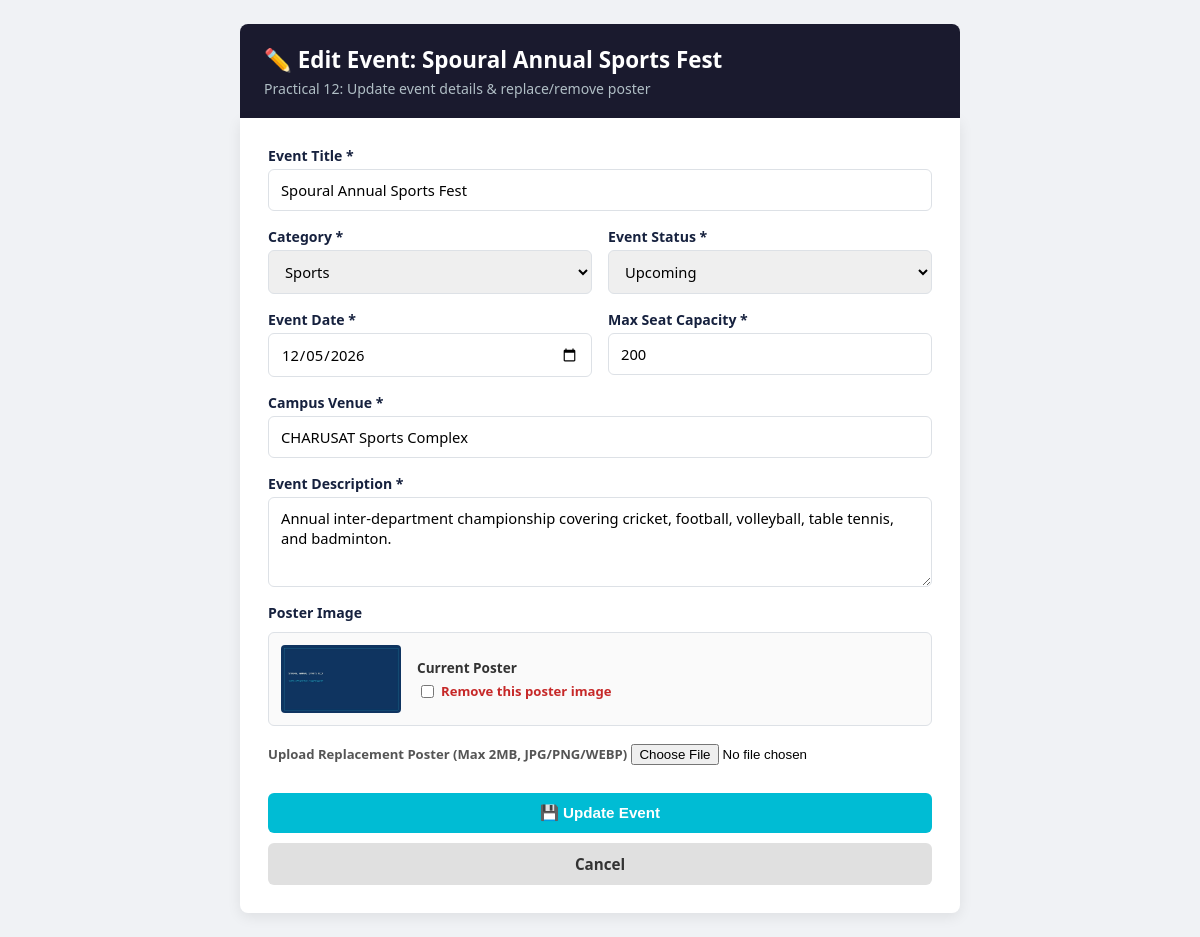
/edit_event.php?id=3, run on the app's committed database.
### tables this page shows
CREATE TABLE IF NOT EXISTS `events` (
  `id` INT AUTO_INCREMENT PRIMARY KEY,
  `title` VARCHAR(150) NOT NULL,
  `category` VARCHAR(50) NOT NULL,
  `description` TEXT NOT NULL,
  `event_date` DATE NOT NULL,
  `venue` VARCHAR(100) NOT NULL,
  `max_participants` INT UNSIGNED NOT NULL DEFAULT 100,
  `poster_url` VARCHAR(255) DEFAULT NULL,
  `status` ENUM('upcoming', 'completed', 'cancelled') NOT NULL DEFAULT 'upcoming',
  `created_at` TIMESTAMP DEFAULT CURRENT_TIMESTAMP,
  INDEX `idx_event_date` (`event_date`),
  INDEX `idx_category` (`category`),
  INDEX `idx_status` (`status`)
);

### edit_event.php (the view, shortened to what this page needs)
<?php
$id = (int)($_GET['id'] ?? $_POST['id'] ?? 0);
$event = null;
try {
    $pdo = getDBConnection();
    $stmt = $pdo->prepare("SELECT * FROM events WHERE id = ? LIMIT 1");
    $stmt->execute([$id]);
    $event = $stmt->fetch();
} catch (Exception $e) {
    $_SESSION['flash_error'] = "Database error: " . $e->getMessage();
    header('Location: index.php');
    exit;
}
?>
<!DOCTYPE html>
<html lang="en">
<head>
</head>
<body>
    <div class="container">
        <header>
            <h1>✏️ Edit Event: <?= htmlspecialchars($event['title']) ?></h1>
            <p>Practical 12: Update event details & replace/remove poster</p>
        </header>
        <div class="card" style="border-radius: 0 0 var(--radius) var(--radius);">
            <form method="POST" action="edit_event.php?id=<?= $id ?>" enctype="multipart/form-data" novalidate>
                <div class="form-grid">
                    <div class="form-group full-width">
                        <label for="title">Event Title *</label>
                        <input type="text" id="title" name="title" value="<?= htmlspecialchars($event['title']) ?>" required>
                    </div>
                    <div class="form-group">
                        <label for="category">Category *</label>
                        <select id="category" name="category" required>
                            <option value="Sports" <?= $event['category'] === 'Sports' ? 'selected' : '' ?>>Sports</option>
                        </select>
                    </div>
                    <div class="form-group">
                        <label for="status">Event Status *</label>
                        <select id="status" name="status" required>
                            <option value="upcoming" <?= $event['status'] === 'upcoming' ? 'selected' : '' ?>>Upcoming</option>
                        </select>
                    </div>
                    <div class="form-group">
                        <label for="event_date">Event Date *</label>
                        <input type="date" id="event_date" name="event_date" value="<?= htmlspecialchars($event['event_date']) ?>" required>
                    </div>
                    <div class="form-group">
                        <label for="max_participants">Max Seat Capacity *</label>
                        <input type="number" id="max_participants" name="max_participants" min="1" max="5000"
                               value="<?= htmlspecialchars((string)$event['max_participants']) ?>" required>
                    </div>
                    <div class="form-group full-width">
                        <label for="venue">Campus Venue *</label>
                        <input type="text" id="venue" name="venue" value="<?= htmlspecialchars($event['venue']) ?>" required>
                    </div>
                    <div class="form-group full-width">
                        <label for="description">Event Description *</label>
                        <textarea id="description" name="description" required><?= htmlspecialchars($event['description']) ?></textarea>
                    </div>
                    <div class="form-group full-width">
                        <label>Poster Image</label>
                        <?php if (!empty($event['poster_url']) && file_exists(__DIR__ . '/' . $event['poster_url'])): ?>
                            <div class="preview-box">
                                <img src="<?= htmlspecialchars($event['poster_url']) ?>" alt="Current Poster" class="preview-img">
                                <div>
                                    <span style="font-size:0.85rem; font-weight:600; color:#333;">Current Poster</span><br>
                                    <label style="font-size:0.82rem; color:var(--color-danger); cursor:pointer; display:inline-flex; align-items:center; gap:4px; margin-top:4px;">
                                        <input type="checkbox" name="remove_poster" value="1">
                                        Remove this poster image
                                    </label>
                                </div>
                            </div>
                        <?php endif; ?>
                        <div style="margin-top: 10px;">
                            <label for="poster" style="font-size:0.82rem; color:#555;">Upload Replacement Poster (Max 2MB, JPG/PNG/WEBP)</label>
                            <input type="file" id="poster" name="poster" accept=".jpg,.jpeg,.png,.webp" style="margin-top:4px;">
                        </div>
                    </div>
                    <div class="form-group full-width btn-group">
                        <button type="submit" class="btn btn-save">💾 Update Event</button>
                        <a href="index.php" class="btn btn-cancel">Cancel</a>
                    </div>
                </div>
            </form>
        </div>
    </div>
</body>
</html>

### edit_event.php (style rules this page uses)
:root { --color-primary: #1a1a2e; --color-primary-lt: #16213e; --color-accent: #00bcd4; --color-accent-dark: #0097a7; --color-bg: #f0f2f5; --color-card: #ffffff; --color-danger: #c62828; --color-danger-bg: #ffcdd2; --color-border: #dde1e6; --radius: 8px; --shadow: 0 4px 14px rgba(0,0,0,0.08); --font-sans: 'Segoe UI', Tahoma, Geneva, Verdana, sans-serif; }
* { box-sizing: border-box; }
body { font-family: var(--font-sans); background: var(--color-bg); margin: 0; padding: 24px 16px; }
.container { max-width: 720px; margin: 0 auto; }
.card { background: var(--color-card); border-radius: var(--radius); padding: 28px; box-shadow: var(--shadow); }
header { background: var(--color-primary); color: #fff; padding: 20px 24px; border-radius: var(--radius) var(--radius) 0 0; }
header h1 { margin: 0 0 4px; font-size: 1.4rem; }
header p { margin: 0; color: #b0bec5; font-size: 0.88rem; }
.form-grid { display: grid; grid-template-columns: 1fr 1fr; gap: 16px; }
.full-width { grid-column: 1 / -1; }
.form-group { display: flex; flex-direction: column; gap: 4px; }
label { font-size: 0.88rem; font-weight: 600; color: var(--color-primary-lt); }
input[type="text"], input[type="date"], input[type="number"], select, textarea { padding: 10px 12px; border: 1px solid var(--color-border); border-radius: 6px; font-size: 0.92rem; outline: none; font-family: inherit; }
textarea { resize: vertical; min-height: 90px; }
.preview-box { display: flex; align-items: center; gap: 16px; background: #fafafa; border: 1px solid var(--color-border); border-radius: 6px; padding: 12px; margin-top: 6px; }
.preview-img { width: 120px; height: 68px; object-fit: cover; border-radius: 4px; }
.btn-group { display: flex; gap: 10px; margin-top: 12px; }
.btn { padding: 11px 20px; border-radius: 6px; font-weight: 600; font-size: 0.95rem; cursor: pointer; border: none; text-decoration: none; }
.btn-save { background: var(--color-accent); color: #fff; flex: 1; }
.btn-cancel { background: #e0e0e0; color: #333; text-align: center; }

### data on the page
events: title "Spoural Annual Sports Fest", category "Sports", status "Upcoming", event_date "12/05/2026", max_participants "200", venue "CHARUSAT Sports Complex", description "Annual inter-department championship covering cricket, football, volleyball, table tennis, and badminton.", poster_url (picture)
